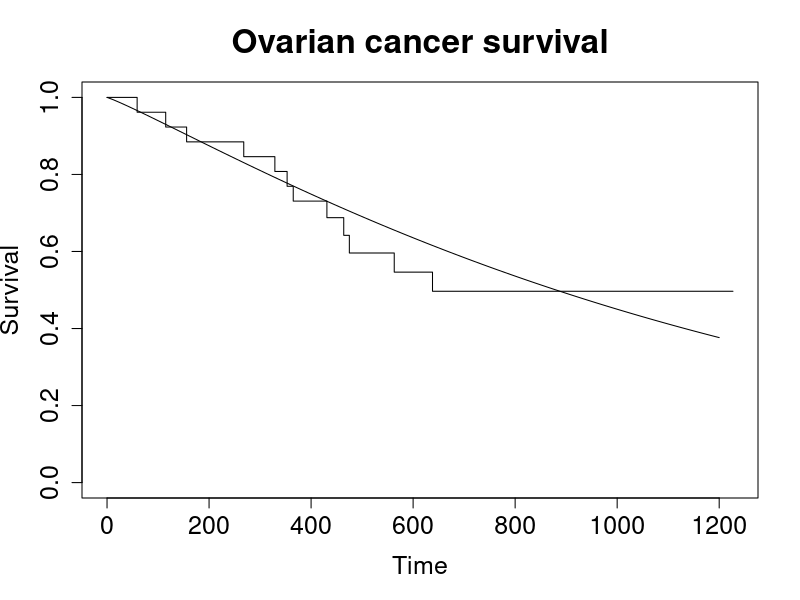
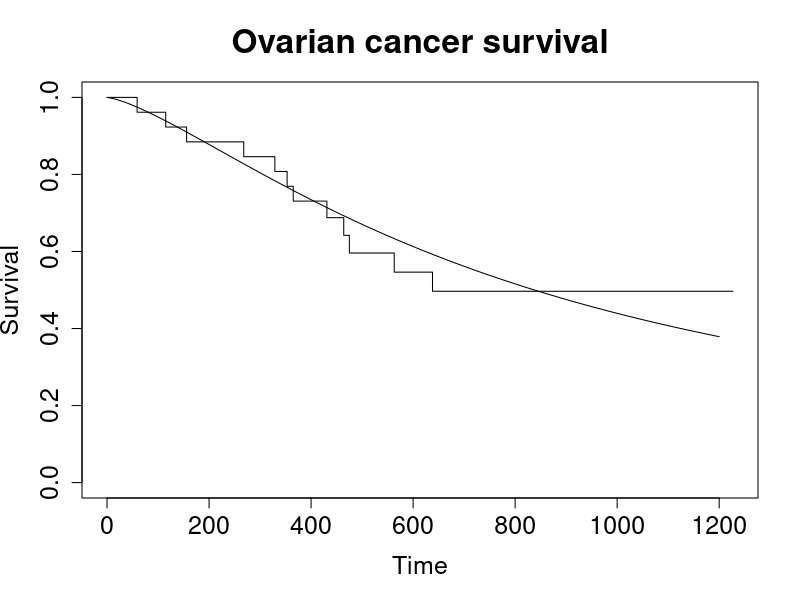
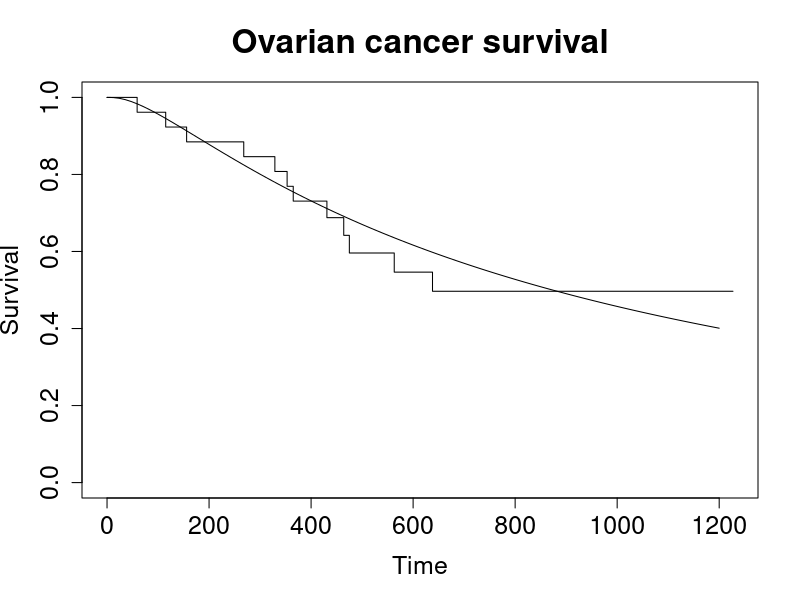
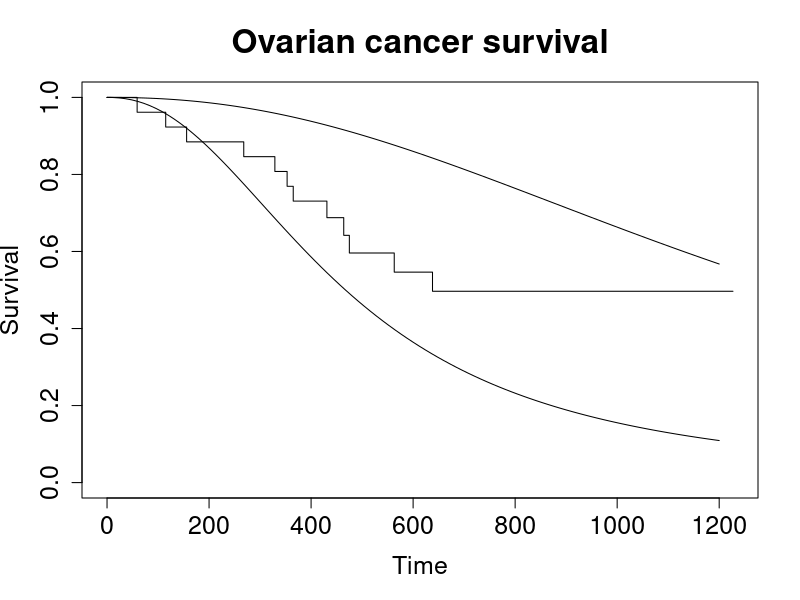
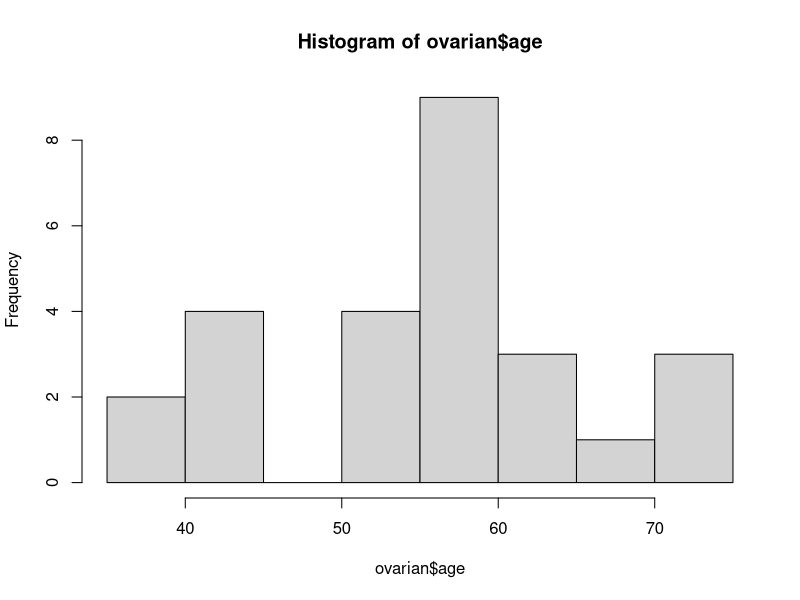
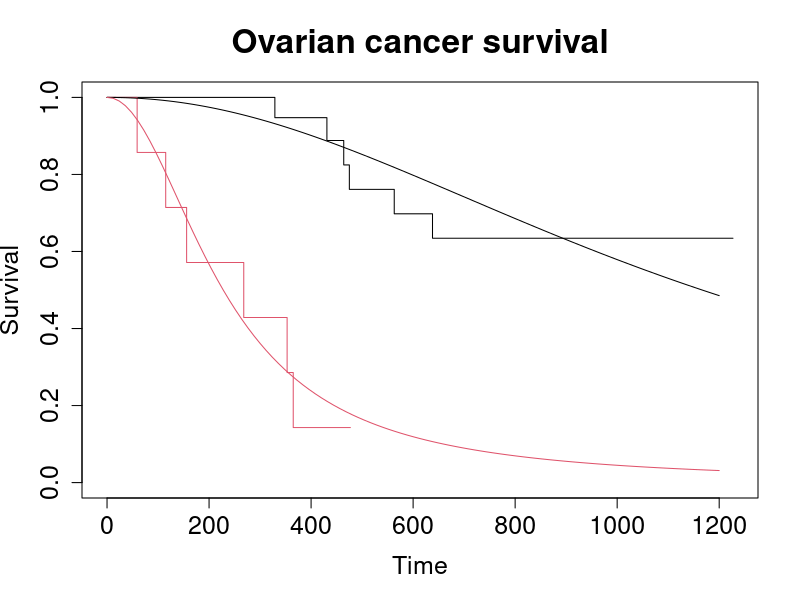
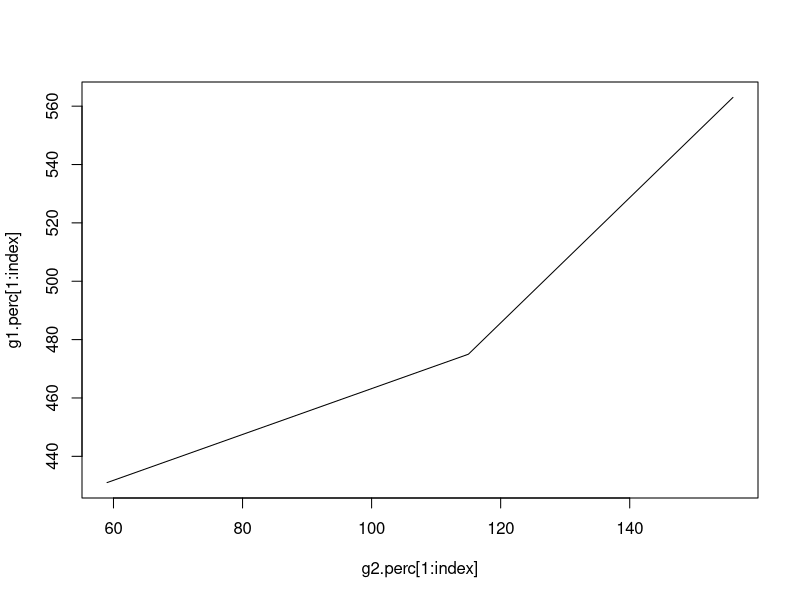
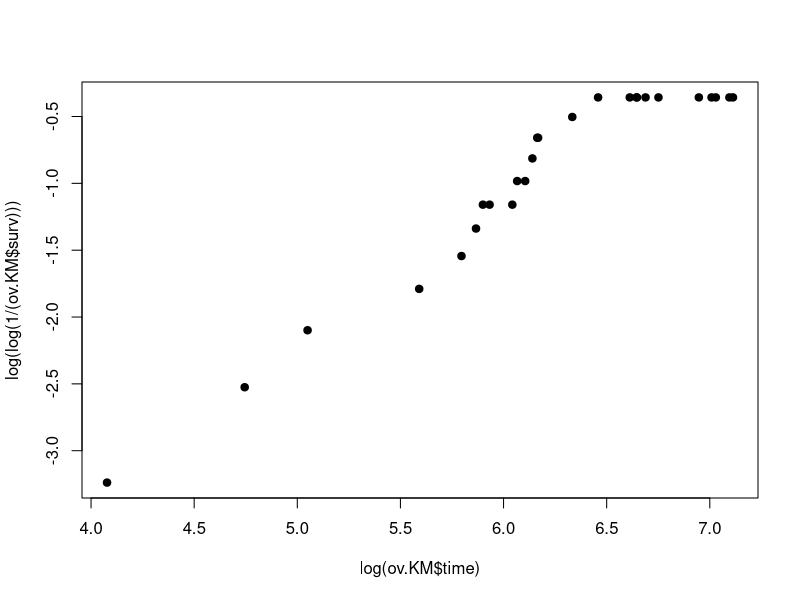

Source code (R) for these figures, in order:

library(survival)

#?survreg
#?survreg.distributions

weib.surv <- function(x,gamma,lambda) {
# lambda = scale = exp(-INTERCEPT)
# gamma = shape = 1/SCALE
  exp(-(x/lambda)^gamma)
}

loglog.surv <- function(x,beta,alpha) {
  1-(((x/alpha)^(-beta)) + 1)^(-1)
}

lognorm.surv <- function(x,mu,sigma) {
  1-pnorm((log(x)-mu)/sigma)
}

# Survival in a randomised trial comparing two treatments for ovarian cancer
# futime:	 survival or censoring time
# fustat:	 censoring status
# age:	         in years
# resid.ds:	 residual disease present (1=no,2=yes)
# rx:	         treatment group
# ecog.ps:	 ECOG performance status (1 is better, see reference)
data(ovarian)

ov.weib <- survreg(Surv(futime,fustat)~1,data=ovarian,dist="weibull")
# lambda = scale = exp(INTERCEPT)
# gamma = shape = 1/SCALE
ov.weib.lambda <- exp(ov.weib$coef[[1]])
ov.weib.gamma <- 1/ov.weib$scale

ov.loglog <- survreg(Surv(futime,fustat)~1,data=ovarian,dist="loglogistic")
# alpha = scale = exp(INTERCEPT)
# beta = shape = 1/SCALE
ov.loglog.alpha <- exp(ov.loglog$coef[[1]])
ov.loglog.beta <- 1/ov.loglog$scale

ov.lognorm <- survreg(Surv(futime,fustat)~1,data=ovarian,dist="lognormal")
ov.lognorm.mu <- ov.lognorm$coef[[1]]
ov.lognorm.sigma <- ov.lognorm$scale


##### nonparametric estimate of survival curve for entire group, compare w/ parametric curve
ov.KM <- survfit(Surv(futime,fustat)~1,data=ovarian,type="kaplan-meier")
summary(ov.KM)

ymax <- 1
ymin <- 0

ov.KM.time <- c(0,ov.KM$time)
ov.KM.surv <- c(1,ov.KM$surv)

# weibull
plot(ov.KM.time,ov.KM.surv,ylim=c(ymin,ymax),type="s",lty=1,
xlab="Time",
ylab="Survival",
main="Ovarian cancer survival",
cex.main=2,
cex.axis=1.5,
cex.lab=1.5)
curve(weib.surv(x,ov.weib.gamma,ov.weib.lambda),from=0,to=1200,add=T)

# log-logistic
plot(ov.KM.time,ov.KM.surv,ylim=c(ymin,ymax),type="s",lty=1,
xlab="Time",
ylab="Survival",
main="Ovarian cancer survival",
cex.main=2,
cex.axis=1.5,
cex.lab=1.5)
curve(loglog.surv(x,ov.loglog.beta,ov.loglog.alpha),from=0,to=1200,add=T)

# log-normal
plot(ov.KM.time,ov.KM.surv,ylim=c(ymin,ymax),type="s",lty=1,
xlab="Time",
ylab="Survival",
main="Ovarian cancer survival",
cex.main=2,
cex.axis=1.5,
cex.lab=1.5)
curve(lognorm.surv(x,ov.lognorm.mu,ov.lognorm.sigma),from=0,to=1200,add=T)


##### fit using covariates
#ov.KM <- survfit(Surv(futime,fustat)~age,data=ovarian,type="kaplan-meier")
ov.loglog <- survreg(Surv(futime,fustat)~age+as.factor(resid.ds)+as.factor(rx)+as.factor(ecog.ps),data=ovarian,dist="loglogistic")
summary(ov.loglog)

### interpretation:
# b_age = -0.0690
# each one-unit increase in age corresponds to a -0.0690 decrease in log survival time
# exp(b_age) = 0.9333
# S_i(t) = S_0(t/exp(b_age))
# - Every additional year in age corresponds to a decrease in survival time by a factor of 0.933
# - Time to death in ovarian cancer patients is accelerated by a factor of 0.933 for every additional year in age
# b_rx = 0.5957
# Survival times for those in treatment group 2 have a predicted 0.5957 increase in log survival time
# exp(b_rx) = 1.814
# S_tx2(t) = S_tx1(t/exp(b_age))
# Survival time is increased by a factor of 1.814 for those assigned to treatment group 2

ov.loglog <- survreg(Surv(futime,fustat)~age,data=ovarian,dist="loglogistic",x=T)
summary(ov.loglog)
alpha <- exp(ov.loglog$coef[[1]])
beta <- 1/ov.loglog$scale



##### plotting

# baseline (reference group)
loglog.surv <- function(x,beta,alpha) {
  1-(((x/alpha)^(-beta)) + 1)^(-1)
}

# incorporate covariates
loglog.surv <- function(t,beta,alpha,xdata,coef) {
  # loglog.surv(exp(coef%*%t(xdata)),beta,alpha)
  1-(((t/(exp(coef%*%t(xdata))*alpha))^(-beta)) + 1)^(-1)
}

xdata <- ov.loglog$x[,-1]
coefmodel <- ov.loglog$coef[-1]

quantile(ovarian$age)

# log-logistic
plot(ov.KM.time,ov.KM.surv,ylim=c(ymin,ymax),type="s",lty=1,
xlab="Time",
ylab="Survival",
main="Ovarian cancer survival",
cex.main=2,
cex.axis=1.5,
cex.lab=1.5)
curve(loglog.surv(x,beta,alpha,62,coefmodel),from=0,to=1200,add=T)
curve(loglog.surv(x,beta,alpha,50,coefmodel),from=0,to=1200,add=T)


##### plot separate age groups (divide by 75th percentile)

hist(ovarian$age)
# dichotomize age, rerun model (so will get only two separate age curves)
age.low <- ifelse(ovarian$age < quantile(ovarian$age)[4],1,0)
ov.loglog <- survreg(Surv(futime,fustat)~age.low,data=ovarian,dist="loglogistic")
summary(ov.loglog)

# get parameters corresponding to original formulation of model
alpha <- exp(ov.loglog$coef[[1]])
beta <- 1/ov.loglog$scale
# coefficient(s) corresponding to covariates (exclude intercept, error param)
coefmodel <- ov.loglog$coef[-1]

ymax <- 1
ymin <- 0

ov.agelow.KM <- survfit(Surv(futime[age.low==1],fustat[age.low==1])~1,data=ovarian)
ov.agehigh.KM <- survfit(Surv(futime[age.low==0],fustat[age.low==0])~1,data=ovarian)
summary(ov.agelow.KM)
summary(ov.agehigh.KM)

ov.agelow.KM.time <- c(0,ov.agelow.KM$time)
ov.agelow.KM.surv <- c(1,ov.agelow.KM$surv)
ov.agehigh.KM.time <- c(0,ov.agehigh.KM$time)
ov.agehigh.KM.surv <- c(1,ov.agehigh.KM$surv)

#postscript(file="tumor_KM_compare.ps",height=10,width=10)
plot(ov.agelow.KM.time,ov.agelow.KM.surv,ylim=c(ymin,ymax),type="s",lty=1,
xlab="Time",
ylab="Survival",
main="Ovarian cancer survival",
cex.main=2,
cex.axis=1.5,
cex.lab=1.5)
lines(ov.agehigh.KM.time,ov.agehigh.KM.surv,lty=1,type="s",col=2)
curve(loglog.surv(x,beta,alpha,1,coefmodel),from=0,to=1200,add=T)
curve(loglog.surv(x,beta,alpha,0,coefmodel),from=0,to=1200,add=T,col=2)



#####################################################
### MODEL FIT

ov.loglog <- survreg(Surv(futime,fustat)~age,data=ovarian,dist="loglogistic")

#### assessing AFT assumption: percentile-percentile plots
# percentile-percentile plot for age
# (need to do separately for each covariate)

g1.KM <- ov.agelow.KM 
g2.KM <- ov.agehigh.KM

g1.perc <- g2.perc <- NA
p <- seq(.1,1,by=.1)
for(i in 1:length(p)) {
  g2.perc[i] <- min(g2.KM$time[g2.KM$surv <= (1-p[i])])
  g1.perc[i] <- min(g1.KM$time[g1.KM$surv <= (1-p[i])])
}

index <- min(c(sum(g2.perc < Inf), sum(g1.perc < Inf)))
plot(g2.perc[1:index],g1.perc[1:index],type="l")



#### assessing parametric assumptions
# probability plots
summary(ov.KM)


# weibull
plot(log(ov.KM$time), log(log(1/(ov.KM$surv))),pch=19)

# lognormal
plot(log(ov.KM$time), qnorm(1-ov.KM$surv),pch=19)

# loglogistic
plot(log(ov.KM$time), log((1/(ov.KM$surv))-1),pch=19)




#### assessing overall fit: deviance residuals
ov.loglog.dev <- residuals(ov.loglog,type="deviance")
plot(ov.loglog.dev,pch=19)


